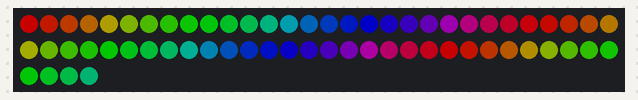
Bench run of a sketch on a simulated ATtiny85, built with avr-gcc and run on an emulated ATtiny85. Parts: 64 RGB LEDs in strip order, left to right, continuing on the next row. Dim RGB values are drawn brighter than linear.

Above: at 0.17 s.
At 39.76 s:
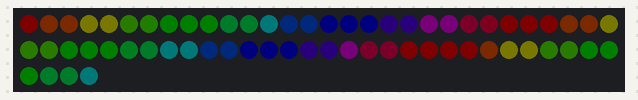

The sketch:

testNeopixelC3.ino
```cpp
#include <Adafruit_NeoPixel.h>
#ifdef __AVR__
  #include <avr/power.h>
#endif

#define PIN        2       // Pin conectado a los NeoPixels
#define NUMPIXELS  64       // Número de LEDs en el anillo
#define MAX_BRIGHTNESS 200 // Valor máximo de brillo (0-255)
#define BREATH_SPEED 0.05  // Velocidad del efecto de respiro

Adafruit_NeoPixel pixels(NUMPIXELS, PIN, NEO_GRB + NEO_KHZ800);

float breathAngle = 0;     // Ángulo para la función seno (efecto de respiro)
int hue = 0;               // Hue base para cambiar colores

void setup() {
  #if defined(__AVR_ATtiny85__) && (F_CPU == 16000000)
    clock_prescale_set(clock_div_1);
  #endif
  pixels.begin();
}

void loop() {
  float brightness = (sin(breathAngle) + 1.0) / 2.0; // 0.0 - 1.0
  uint8_t scaledBrightness = brightness * MAX_BRIGHTNESS;

  for (int i = 0; i < NUMPIXELS; i++) {
    // Desfase de color por pixel
    int pixelHue = (hue + (i * 10)) % 256;
    pixels.setPixelColor(i, Wheel(pixelHue, scaledBrightness));
  }

  pixels.show();
  delay(20); // Controla la fluidez

  breathAngle += BREATH_SPEED;
  if (breathAngle > TWO_PI) {
    breathAngle -= TWO_PI;
    hue = (hue + 1) % 256; // Cambia ligeramente el color al terminar un ciclo
  }
}

// Convierte HSB (simulado) a RGB
uint32_t Wheel(byte wheelPos, uint8_t brightness) {
  wheelPos = 255 - wheelPos;
  if (wheelPos < 85) {
    return pixels.Color((255 - wheelPos * 3) * brightness / 255, 0, (wheelPos * 3) * brightness / 255);
  }
  if (wheelPos < 170) {
    wheelPos -= 85;
    return pixels.Color(0, (wheelPos * 3) * brightness / 255, (255 - wheelPos * 3) * brightness / 255);
  }
  wheelPos -= 170;
  return pixels.Color((wheelPos * 3) * brightness / 255, (255 - wheelPos * 3) * brightness / 255, 0);
}
```
